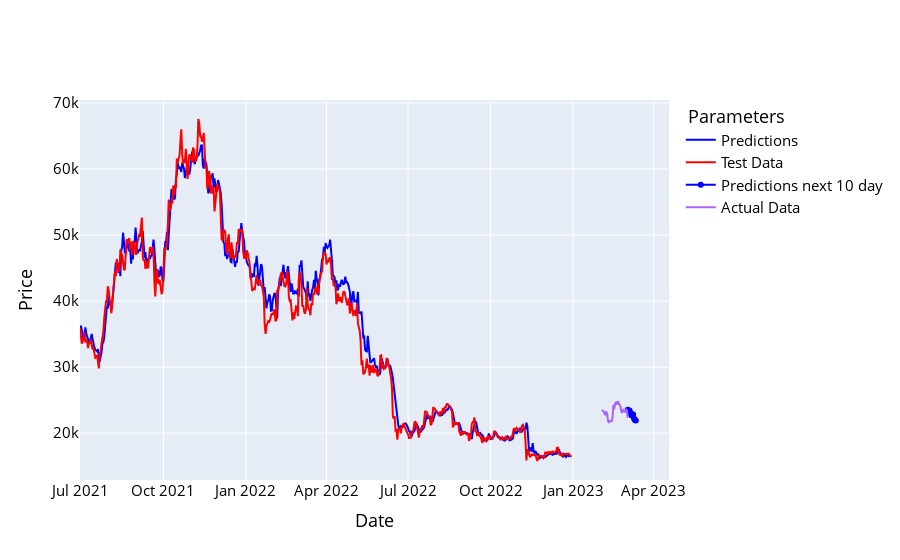

The cell this chart's notebook holds for it:
### Code cell
names = cycle(['Predictions', 'Test Data'])

fig = go.Figure()
fig.add_trace(go.Scatter(x=y_test_df.index, y=y_pred_df['Adj Close'], name='Predictions',
                         line=dict(width=2, color='blue')))
fig.add_trace(go.Scatter(x=y_test_df.index, y=y_test_df['Adj Close'], name='Test Data',
                         line=dict(width=2, color='red')))
fig.add_trace(go.Scatter(x=prediction_df.index, y=prediction_df['Adj Close'], name='Predictions next 10 day',
                         line=dict(width=2, color='blue')))
fig.add_trace(go.Scatter(x=actual_x, y=actual_y, name='Actual Data'))

fig.update_layout(xaxis_title='Date', yaxis_title='Price',
                  font_size=15, font_color='black', legend_title_text=' Parameters')
fig.show()

### Figure 1 — Plotly figure (JSON) as saved in the notebook; plotly's stock layout.template omitted (floating-point values rounded to 4 significant figures; data arrays with more than 128 entries replaced by an {"elided": "..."} marker saying what was removed)
{"data": [{"line": {"color": "blue", "width": 2}, "name": "Predictions", "type": "scatter", "x": {"elided": "549 str values"}, "y": {"elided": "549 float values"}}, {"line": {"color": "red", "width": 2}, "name": "Test Data", "type": "scatter", "x": {"elided": "549 str values"}, "y": {"elided": "549 float values"}}, {"line": {"color": "blue", "width": 2}, "name": "Predictions next 10 day", "type": "scatter", "x": ["2023-03-03T00:00:00", "2023-03-04T00:00:00", "2023-03-05T00:00:00", "2023-03-06T00:00:00", "2023-03-07T00:00:00", "2023-03-08T00:00:00", "2023-03-09T00:00:00", "2023-03-10T00:00:00", "2023-03-11T00:00:00", "2023-03-12T00:00:00"], "y": [23540.0, 23390.0, 23440.0, 23070.0, 22730.0, 22860.0, 22830.0, 22210.0, 21980.0, 21930.0]}, {"name": "Actual Data", "type": "scatter", "x": ["2023-02-02T00:00:00", "2023-02-03T00:00:00", "2023-02-04T00:00:00", "2023-02-05T00:00:00", "2023-02-06T00:00:00", "2023-02-07T00:00:00", "2023-02-08T00:00:00", "2023-02-09T00:00:00", "2023-02-10T00:00:00", "2023-02-11T00:00:00", "2023-02-12T00:00:00", "2023-02-13T00:00:00", "2023-02-14T00:00:00", "2023-02-15T00:00:00", "2023-02-16T00:00:00", "2023-02-17T00:00:00", "2023-02-18T00:00:00", "2023-02-19T00:00:00", "2023-02-20T00:00:00", "2023-02-21T00:00:00", "2023-02-22T00:00:00", "2023-02-23T00:00:00", "2023-02-24T00:00:00", "2023-02-25T00:00:00", "2023-02-26T00:00:00", "2023-02-27T00:00:00", "2023-02-28T00:00:00", "2023-03-01T00:00:00", "2023-03-02T00:00:00", "2023-03-03T00:00:00"], "y": [23470.0, 23450.0, 23330.0, 22960.0, 22760.0, 23260.0, 22940.0, 21820.0, 21650.0, 21870.0, 21790.0, 21810.0, 22220.0, 24310.0, 23620.0, 24570.0, 24640.0, 24330.0, 24830.0, 24440.0, 24190.0, 23950.0, 23200.0, 23180.0, 23560.0, 23520.0, 23150.0, 23650.0, 23480.0, 22350.0]}], "layout": {"font": {"color": "black", "size": 15}, "legend": {"title": {"text": " Parameters"}}, "xaxis": {"title": {"text": "Date"}}, "yaxis": {"title": {"text": "Price"}}}}
